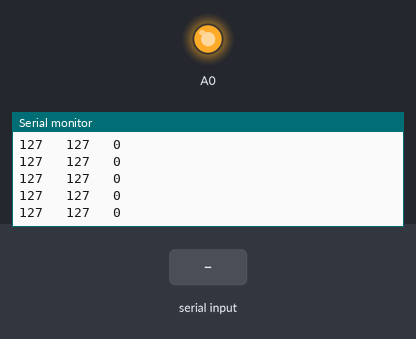
The sketch below on a simulated Arduino Uno, built with avr-gcc and run on an emulated ATmega328P. Shown: output pins drawn as LEDs (lit = HIGH), the last lines printed to the serial monitor. The test bench sets the inputs (shaded band). No radio packets arrive unless stated.

Above: at 1.2 s.
1.3 s: "1" received over Serial
At 2.1 s:
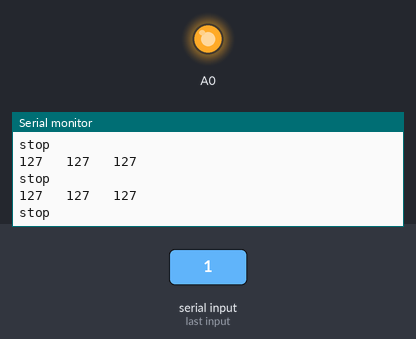
2.8 s: "5" received over Serial
At 3.7 s:
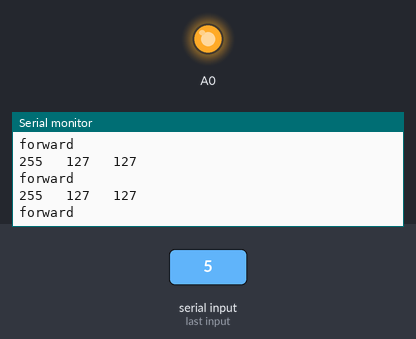
4.4 s: "4" received over Serial
At 5.4 s:
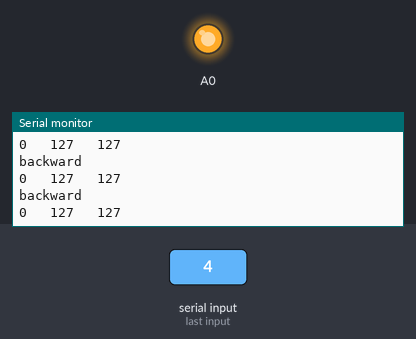
Timing chart, 0 to 7.4 s (numbered marks = the images above; inputs shaded):
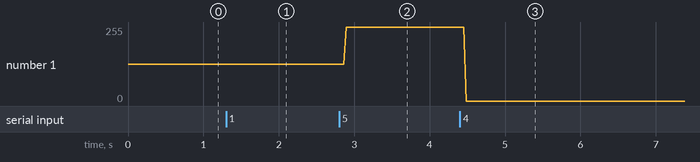

The sketch:

nrf.ino
```cpp
#include <SPI.h>
#include <nRF24L01.h>
#include <RF24.h>
const uint64_t pipeOut = 0xE8E8F0F0E1LL; //IMPORTANT: The same as in the receiver

RF24 radio(7, 8); // select  CSN  pin
struct MyData {
  byte throttle;
  byte yaw;
  byte led;

};
int value=0;
MyData data;

void resetData()
{
  //This are the start values of each channal
  // Throttle is 0 in order to stop the motors
  //127 is the middle value of the 10ADC.

  data.throttle = 127;
  data.yaw = 127;
  data.led=0;
}


void setup() {
   Serial.begin(9600);
   analogWrite(A0,1023);
   radio.begin();
  radio.setAutoAck(false);
  radio.setDataRate(RF24_250KBPS);
  radio.openWritingPipe(pipeOut);
  resetData();
  // put your setup code here, to run once:

}

void loop() {

  while (Serial.available())
        {
           value = Serial.read();
        }

     if (value == '1')
     {
      data.throttle = 127;
  data.yaw = 127;
  data.led=127;
       // digitalWrite (led, HIGH);
        Serial.println("stop");
     }

     else if (value == '5')
     {
      data.throttle = 255;
  data.yaw = 127;
  data.led=127;
       // digitalWrite (led, LOW);
        Serial.println("forward");
     }

     else if (value == '4')
     {
      data.throttle = 0;
  data.yaw = 127;
  data.led=127;
       // digitalWrite (led, LOW);
        Serial.println("backward");
     }
     else if (value == '3')
     {
      data.throttle = 255;
  data.yaw = 255;
  data.led=127;
        //digitalWrite (led, LOW);
        Serial.println("right");
     }

     else if (value == '2')
     {
      data.throttle = 255;
  data.yaw = 0;
  data.led=127;
        //digitalWrite (led, LOW);
        Serial.println("left");
     }
  // put your main code here, to run repeatedly:
  Serial.print(data.throttle);Serial.print("   " );
Serial.print(data.yaw);Serial.print("   " );


Serial.print(data.led );Serial.print("   " );

Serial.println(" " );
  radio.write(&data, sizeof(MyData));

}
```

Measured:
- after the input at 1.3 s, the serial monitor: prints a new line after 0.07 s (image 1)
- after the input at 2.8 s, the serial monitor: prints a new line after 0.09 s (image 2)
- after the input at 4.4 s, the serial monitor: prints a new line after 0.08 s (image 3)
- plotted number 1: 127 → 255 after the input at 2.8 s, 255 → 0 after the input at 4.4 s
